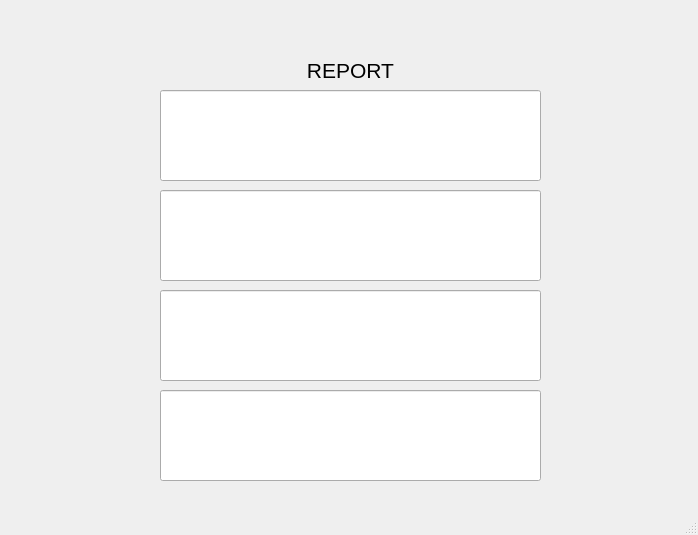
<?xml version="1.0" encoding="UTF-8"?>
<ui version="4.0">
 <class>MainWindow</class>
 <widget class="QMainWindow" name="MainWindow">
  <property name="geometry">
   <rect>
    <x>0</x>
    <y>0</y>
    <width>698</width>
    <height>535</height>
   </rect>
  </property>
  <property name="windowTitle">
   <string>MainWindow</string>
  </property>
  <widget class="QWidget" name="centralwidget">
   <widget class="QLineEdit" name="txtLaporan1">
    <property name="geometry">
     <rect>
      <x>160</x>
      <y>90</y>
      <width>381</width>
      <height>91</height>
     </rect>
    </property>
   </widget>
   <widget class="QLabel" name="label">
    <property name="geometry">
     <rect>
      <x>270</x>
      <y>60</y>
      <width>161</width>
      <height>21</height>
     </rect>
    </property>
    <property name="font">
     <font>
      <pointsize>16</pointsize>
     </font>
    </property>
    <property name="text">
     <string>REPORT</string>
    </property>
    <property name="alignment">
     <set>Qt::AlignCenter</set>
    </property>
   </widget>
   <widget class="QLineEdit" name="txtLaporan2">
    <property name="geometry">
     <rect>
      <x>160</x>
      <y>190</y>
      <width>381</width>
      <height>91</height>
     </rect>
    </property>
   </widget>
   <widget class="QLineEdit" name="txtLaporan3">
    <property name="geometry">
     <rect>
      <x>160</x>
      <y>290</y>
      <width>381</width>
      <height>91</height>
     </rect>
    </property>
   </widget>
   <widget class="QLineEdit" name="txtLaporan4">
    <property name="geometry">
     <rect>
      <x>160</x>
      <y>390</y>
      <width>381</width>
      <height>91</height>
     </rect>
    </property>
   </widget>
  </widget>
  <widget class="QStatusBar" name="statusbar"/>
 </widget>
 <resources/>
 <connections/>
</ui>
